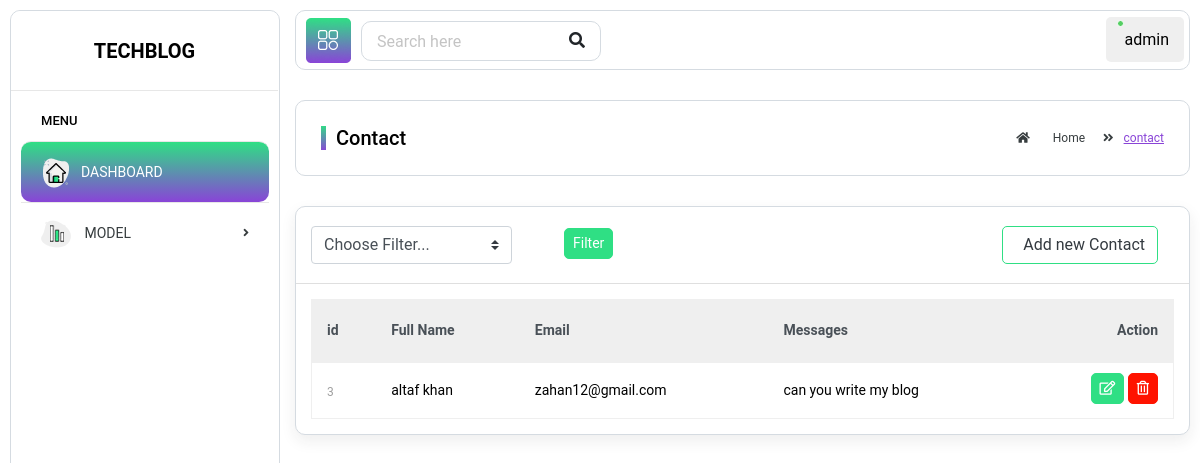
Screenshot of /admin/contact_ad (signed in) with the database file from the repository.
### blogwebsite/model/model.py (models this page shows)
class ContactModel(db.Model):
    id = db.Column(db.Integer, primary_key=True)
    fullname = db.Column(db.String(120), nullable = False)
    email = db.Column(db.String(50), nullable=False)
    message = db.Column(db.Text)

### siteadmin/route.py (the view)
@siteadmin.route('/contact_ad', methods=['GET','POST'])
@admin_auth
def contact_ad():
    contact = ContactModel.query.all()
    return render_template('contact_ad.html',contact=contact)

### blogwebsite/main.py (called while the page is built)
def get_all_categories():
    try:
        global global_all_category_no, global_all_category_name
        all_category_info = db.session.query(CategoryMaster.category_id,CategoryMaster.category_name)
        all_category_info = list(all_category_info)
        global_all_category_no, global_all_category_name = zip(*all_category_info)
    except Exception as e:
        pass

@app.before_request
def create_all():
    get_all_categories()

### siteadmin/route.py (called while the page is built)
def get_all_categories():
    try:
        global global_all_category_no, global_all_category_name
        all_category_info = db.session.query(CategoryMaster.category_id,CategoryMaster.category_name)
        all_category_info = list(all_category_info)
        global_all_category_no, global_all_category_name = zip(*all_category_info)
    except Exception as e:
        pass

@siteadmin.before_app_request
def create_all():
    get_all_categories()

### siteadmin/templates/contact_ad.html (shortened to what this page needs)
{% extends "admin_base.html" %}
{% block content %}
		<div class="page-wrapper">
		<div class="content container-fluid">
		<div class="page-header">
		<div class="row">
		<div class="col-md-6">
		<h3 class="page-title mb-0">Contact</h3>
		</div>
		<div class="col-md-6">
		<ul class="breadcrumb mb-0 p-0 float-right">
		<li class="breadcrumb-item"><a href="/admin/dashboard"><i class="fas fa-home"></i> Home</a></li>
		<li class="breadcrumb-item"><span>contact</span></li>
		</ul>
		</div>
		</div>
		</div>
		<div class="row">
			<div class="col-lg-12">
			<div class="card">
			<div class="card-header">
			<div class="row align-items-center">
			<div class="col-sm-6">
				<form method='get' action="{{url_for('siteadmin.contact_filte')}}">
					<div class="form-row align-items-center">
					  <div class="col-auto my-1">
					  <select class="custom-select mr-sm-2" name="query" id="inlineFormCustomSelect">
						<option selected>Choose Filter...</option>
					  </select>
					  </div>
					 <div class="col-auto my-1">
					  <div class="custom-control custom-checkbox mr-sm-2">
					  </div>
					  </div>
					  <div class="col-auto my-1">
					  <button type="submit" class="btn btn-primary  btn-sm mb-1">Filter</button>
					  </div>
					</div>
					</form>
			</div>
			<div class="col-sm-6 text-sm-right">
			<div class=" mt-sm-0 mt-2">
			<button class="btn btn-outline-primary mr-2"><a href="" class="ml-2 text-dark">Add new Contact</span></button>
			</div>
			</div>
			</div>
			</div>
			<div class="card-body">
			<div class="table-responsive">
			<table class="table custom-table">
			<thead class="thead-light">
			<tr>
			<th>id </th>
            <th>Full Name </th>
			<th>Email </th>
			<th>Messages</th>
            <th class="text-right">Action</th>
			</tr>
			</thead>
			{% if contact %}
			{% for data in contact %}
			<tbody>
			<tr>
			<td>
			<h2><a href="/"><span>{{data.id}}</span></a></h2>
			</td>
            <td>{{data.fullname}}</td>
			<td>{{data.email}}</td>
            <td>{{data.message}}</td>
			<td class="text-right">
			<a href="" class="btn btn-primary btn-sm mb-1">
			<i class="far fa-edit"></i>
			</a>
			<button type="button" class="btn btn-danger  btn-sm mb-1" data-toggle="modal" data-target="#exampleModal">
				<i class="far fa-trash-alt"></i>
			  </button>
			</td>
			</tr>
			</tbody>
			{% endfor %}
			{% endif %}
			</table>
			</div>
			</div>
			</div>
			</div>
			</div>
	</div>
	</div>
{% endblock content %}

### rows the page displays
ContactModel: id "3", fullname "altaf khan", email "zahan12@gmail.com", message "can you write my blog"

### other values shown
{{ session['username'] }} "admin"
